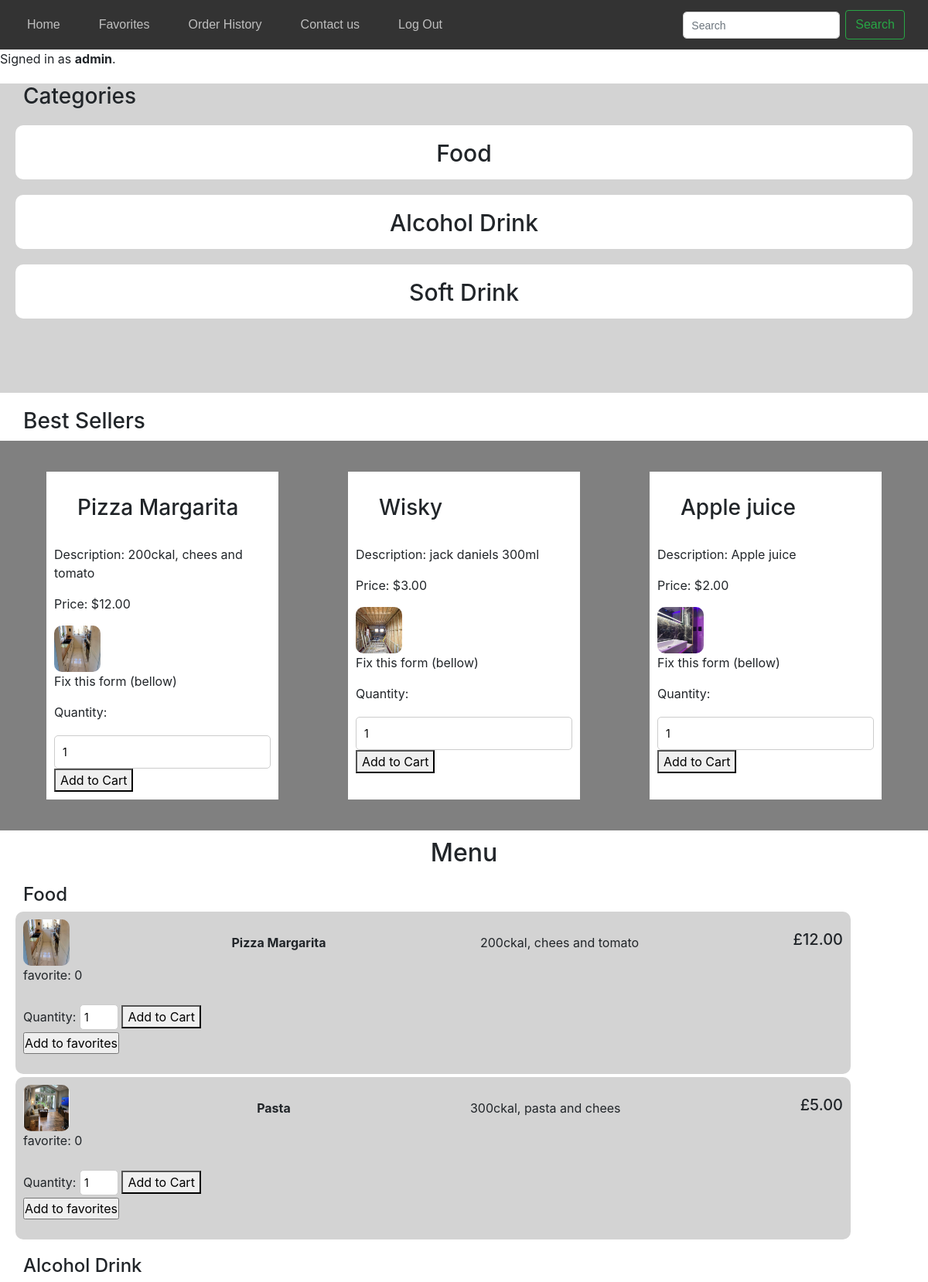
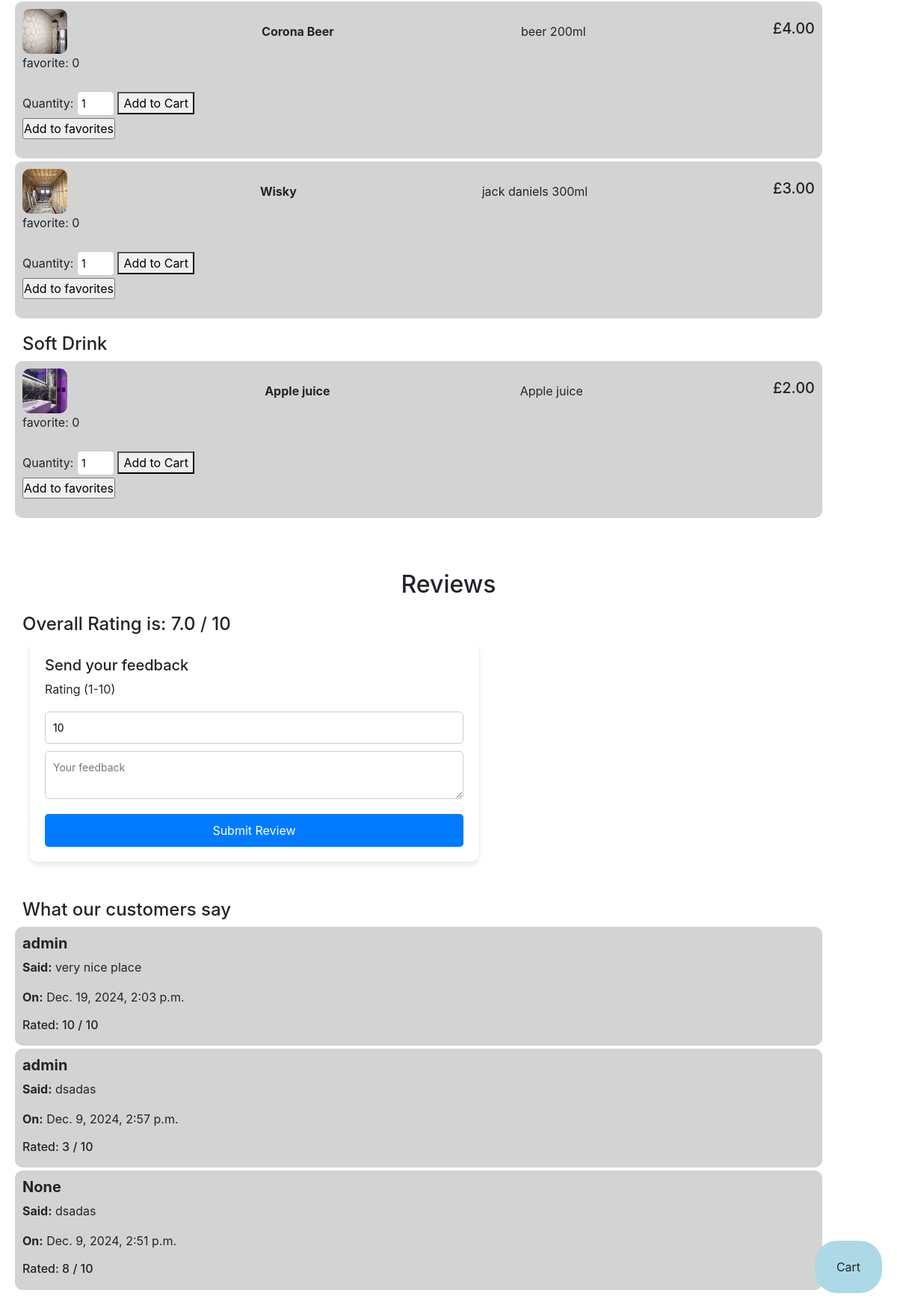
/ (signed in), run on the app's committed database (2 pictures, top to bottom).
### rest_mng/models.py (models this page shows)
class User(AbstractUser):
    pass

class Product(models.Model):
    prod_name = models.CharField(max_length=15)
    prod_desc = models.CharField(max_length=255)
    price = models.DecimalField(max_digits=10, decimal_places=2)
    category = models.CharField(max_length=50, choices=[('Soft Drink', 'Soft Drink'), ('Alcohol Drink', 'Alcohol Drink'), ('Food', 'Food'),('Desert', 'Desert')], default='N/A')
    date = models.DateTimeField(auto_now_add=True)
    in_stock = models.BooleanField(default=True)
    image = models.ImageField(upload_to='images/', blank=True, null=True)
    favorite = models.ManyToManyField(User, blank= True,  related_name="favorite")

class Reviews(models.Model):
    rating = models.IntegerField(
        validators=[
            MinValueValidator(1),
            MaxValueValidator(10)
        ]
    )
    person = models.ForeignKey(User, on_delete = models.CASCADE, blank=True, null=True, related_name="person")
    date = models.DateTimeField(auto_now_add=True, null=True, blank=True)
    comment = models.TextField(blank=True, null=True)

### rest_mng/views.py (the view)
# urls.py: path('', views.index, name='index'),
def index(request):
    average_rating = Reviews.objects.aggregate(Avg('rating'))['rating__avg']
    if average_rating is None:
        average_rating = 0
    categories = Product.objects.values_list('category', flat=True).distinct()
    products_by_category = {category: Product.objects.filter(category=category) for category in categories}
    reviews = Reviews.objects.order_by('-date')
    most_sold_items = {}
    for category in categories:
        products_in_category = Product.objects.filter(category=category).annotate(
            total_quantity=Sum('salesitems__quantity')
        ).order_by('-total_quantity')  # Order by highest quantity sold
        if products_in_category.exists():
            most_sold_items[category] = products_in_category.first()
    return render(request, 'rest_mng/index.html',{
            'products_by_category':products_by_category,
            'reviews': reviews,
            'average_rating': round(average_rating, 2),
            'most_sold_items': most_sold_items
        })

### rest_mng/templates/rest_mng/index.html (shortened to what this page needs)
{% extends "rest_mng/layout.html" %}
{% load static %}
{% block body %}
        <div>
            {% if user.is_authenticated %}
                Signed in as <strong>{{ user.username }}</strong>.
            {% else %}
                Not signed in.
            {% endif %}
        </div>
   <div id="categories">  <h3> Categories </h3>
    {% for category in products_by_category %}
       <div class="category" onclick="goTo('{{category}}')"><p style="font-size: 30px; font-weight: 500; ">{{ category }}</p></div>
   {% endfor %}
   </div>
    <h3>Best Sellers</h3>
   <div id="best_sellers">
        {% for category, product in most_sold_items.items %}
        <div class="best-seller-item">
            <h3>{{ product.prod_name }}</h3><br>
            <p>Description: {{ product.prod_desc }}</p>
            <p>Price: ${{ product.price }}</p>
            <img src="{{ product.image.url }}" alt="{{ product.prod_name }}" class="prod_img">
            <p>Fix this form (bellow)</p>
            <label for="quantity_{{ product.id }}">Quantity:</label><br>
                <input type="number"  value="1">
                <button onclick="addToCart({{ product.id }}, '{{ product.prod_name }}', {{ product.price }})">Add to Cart</button>
        </div>
         {% endfor %}
   </div>
<h2>Menu</h2>
{% for category, products in products_by_category.items %}
    <h4 id="{{category}}">{{ category }}</h4>
    <div class="category-products">
        {% for product in products %}
        <div class="product">
            <div id="prod_heading">
                {% if product.image %}
                <img src="{{ product.image.url }}" alt="Product Image" class="prod_img">
                {% else %}
                <p>No image available</p>
                {% endif %}
                <strong style="margin-left: 10px;">{{ product.prod_name }}</strong>
                <span> {{ product.prod_desc }}</span>
                <h5>£{{ product.price }}</h5>
            </div>
            <p>favorite: {{ product.favorite.count }}</p>
            {% if user.is_authenticated %}
            <form id="add_cart">
                <label for="quantity_{{ product.id }}">Quantity:</label>
                <input type="number" id="quantity_{{ product.id }}" min="1" max="{{ product.stock }}" value="1">
                <button onclick="addToCart({{ product.id }}, '{{ product.prod_name }}', {{ product.price }})">Add to Cart</button>
                {% if user in product.favorite.all %}
                <form action="{% url 'remove_favorite' %}" method="post">
                    {% csrf_token %}
                    <input type="hidden" name="product_id" value="{{ product.id }}">
                    <input type="submit" value="Remove from favorites">
                </form>
                {% else %}
                <br>
                <form action="{% url 'add_favorite' %}" method="post">
                    <input type="submit" value="Add to favorites">
                </form>
                {% endif %}
            </form>
            {% endif %}
        </div>
        {% endfor %}
    </div>
{% endfor %}
<h2 style="margin-top:70px">Reviews</h2>
    <h4>Overall Rating is: {{ average_rating }} / 10</h4>
    <form id="review-form" method="post" action="{% url 'add_review' %}">
        <h5>Send your feedback</h5>
    <label for="rating">Rating (1-10)</label>
    <input type="number" id="rating" name="rating" min="1" max="10" value="10" required>
    <textarea name="comment" placeholder="Your feedback"></textarea>
    <button type="submit" class="btn-submit">Submit Review</button>
    </form>
    <h4 style="margin-top: 50px;"> What our customers say</h4>
    {% for review in reviews %}
    <div class="product">
        <h5><strong> {{ review.person }}</strong></h5>
        <p><strong>Said:</strong> {{ review.comment }}</p>
        <p ><strong>On:</strong> {{ review.date }}</p>
        <h6>Rated: {{ review.rating }} / 10</h6>
    </div>
    {% endfor %}
{% endblock %}

### rest_mng/static/rest_mng/styles.css (style rules this page uses)
body, ul, li, a, input { margin: 0; padding: 0; box-sizing: border-box; }
body { padding-bottom: 20px; }
h2 { text-align:center; margin-top: 10px; }
h3, h4 { margin-top: 20px; margin-left:30px; }
#best_sellers { width: 100%; height: auto; background-color: grey; display: flex; flex-direction: row; justify-content:space-between; padding: 40px 60px; }
.best-seller-item { background-color:white; padding:10px; width: 300px; }
#categories { width: 100%; height: 400px; background-color: lightgrey; }
.product { margin:4px; width: 90%; height: auto; margin-left:20px; padding: 10px; background-color: lightgrey; border-radius: 10px; }
.category { background-color:white; margin:20px; height: 70px; display: flex; justify-content:center; align-items:center; border-radius: 10px; padding-top:20px; }
.prod_img { width: 60px; height:60px; border-radius: 10px; }
#add_cart input[type='number'] { width: 50px; padding:5px; }
#prod_heading { display: flex; justify-content: space-between; align-items: center; }
#review-form { background-color: #ffffff; padding: 20px; border-radius: 10px; box-shadow: 0 4px 6px rgba(0, 0, 0, 0.1); margin-left: 40px; width: 50%; }
input[type="number"], textarea { width: 100%; padding: 10px; border: 1px solid #ccc; border-radius: 5px; font-size: 14px; box-sizing: border-box; outline: none; transition: border-color 0.3s; margin-top:10px; }
.btn-submit { background-color: #007BFF; color: #ffffff; border: none; padding: 10px 15px; border-radius: 5px; font-size: 16px; cursor: pointer; width: 100%; transition: background-color 0.3s; margin-top: 20px; }

### data on the page
User: username "admin"
Product: prod_name "Pizza Margarita", prod_desc "200ckal, chees and tomato", price "12.00", image (picture), favorite.count "0"
Product: prod_name "Wisky", prod_desc "jack daniels 300ml", price "3.00", image (picture), favorite.count "0"
Product: prod_name "Apple juice", prod_desc "Apple juice", price "2.00", image (picture), favorite.count "0"
Product: image (picture), prod_name "Pasta", prod_desc "300ckal, pasta and chees", price "5.00", favorite.count "0"
Product: image (picture), prod_name "Corona Beer", prod_desc "beer 200ml", price "4.00", favorite.count "0"
Reviews: person "admin", comment "very nice place", date "Dec. 19, 2024, 2:03 p.m.", rating "10"
Reviews: person "admin", comment "dsadas", date "Dec. 9, 2024, 2:57 p.m.", rating "3"
Reviews: person "None", comment "dsadas", date "Dec. 9, 2024, 2:51 p.m.", rating "8"

### other printed values
{{ category }} "Food" "Alcohol Drink" "Soft Drink"
{{ average_rating }} "7.0"
